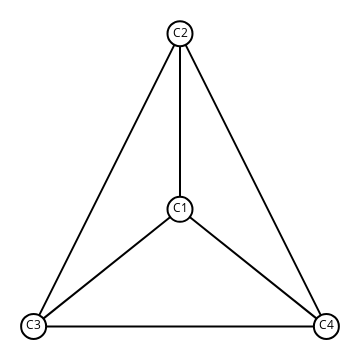

The cell this chart's notebook holds for it:
### Markdown cell above
Segundo grafo:

### Code cell
g2 = load_graph('power-2.gml')

show_graph(g2)

### Figure 1 — Plotly figure (JSON) as saved in the notebook; plotly's stock layout.template omitted (floating-point values rounded to 4 significant figures)
{"data": [{"hoverinfo": "none", "line": {"color": "rgb(0, 0, 0)", "width": 2}, "mode": "lines", "x": [0.5, 0.5, null, 0.5, 0, null, 0.5, 1, null, 0.5, 0, null, 0.5, 1, null, 0, 1, null], "y": [0.4, 1, null, 0.4, 0, null, 0.4, 0, null, 1, 0, null, 1, 0, null, 0, 0, null]}, {"hoverinfo": "none", "marker": {"color": "rgb(255, 255, 255)", "line": {"color": "rgb(0, 0, 0)", "width": 2}, "size": 25}, "mode": "markers+text", "text": ["C1", "C2", "C3", "C4"], "textfont": {"color": "rgb(0, 0, 0)"}, "textposition": "middle center", "x": [0.5, 0.5, 0, 1], "y": [0.4, 1, 0, 0]}], "layout": {"height": 360, "margin": {"b": 0, "l": 0, "r": 0, "t": 0}, "showlegend": false, "width": 360, "xaxis": {"showgrid": false, "showticklabels": false, "zeroline": false}, "yaxis": {"showgrid": false, "showticklabels": false, "zeroline": false}}}
